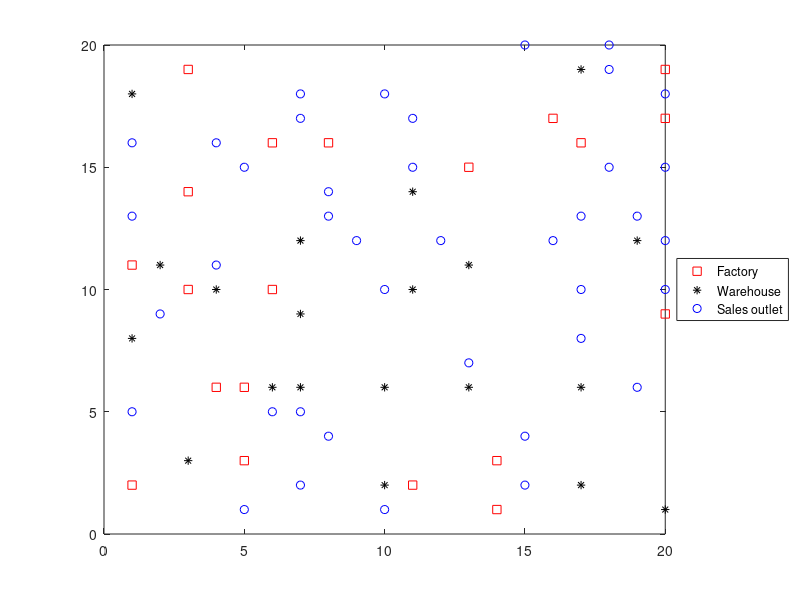

MATLAB code for this plot: (Note: this script raises an error after producing the figure.)
clear
clc

% generate the facility locations
rng(1); % for reproducibility
N=20;   
N2=N*N;
f=0.05; % density of factories
w=0.05; % density of warehouses
s=0.1;  % density of sales outlets
F=floor(f*N2); % number of factories
W=floor(w*N2); % number of warehouses
S=floor(s*N2); % number of sales outlets

xyloc=randperm(N2,F+W+S); %locations of the facilities
[xloc,yloc]=ind2sub([N N],xyloc);

h=figure;
plot(xloc(1:F),yloc(1:F),'rs',xloc(F+1:F+W),yloc(F+1:F+W),'k*',...
    xloc(F+W+1:F+W+S),yloc(F+W+1:F+W+S),'bo');
lgnd=legend('Factory','Warehouse','Sales outlet','Location','EastOutside');
lgnd.AutoUpdate='off';
xlim([0 N+1]);ylim([0 N+1])

% generate random capacities, costs and demands
P=20;
pcost=80*rand(F,P)+20;
pcap=1000*rand(F,P)+500;
wcap=P*400*rand(W,1)+P*400;
turn=2*rand(1,P)+1;
tcost=5*rand(1,P)+5;
d=300*rand(S,P)+200;

% generate the distance arrays
% allocate matrix for factory-warehouse distances
distfw=zeros(F,W); 
for ii=1:F
    for jj=1:W
        distfw(ii,jj)=abs(xloc(ii)-xloc(F+jj))+abs(yloc(ii)-yloc(F+jj));
    end
end
% allocate matrix for sales out-warehouse distances
distsw=zeros(S,W);
for ii=1:S
    for jj=1:W
        distsw(ii,jj)=abs(xloc(F+W+ii)-xloc(F+jj))+abs(yloc(F+W+ii)-yloc(F+jj));
    end
end

% decision variable
x=optimvar('x',P,F,W,'LowerBound',0);
y=optimvar('y',S,W,'Type','integer','LowerBound',0,'UpperBound',1);

% constraints
capconstr=sum(x,3)<=pcap';
demconstr=squeeze(sum(x,2))==d'*y;
warecap=sum(diag(1./turn)*(d'*y),1)<=wcap';
salesware=sum(y,2)==ones(S,1);

% create problem and objective function
factoryprob=optimproblem;
objfun1=sum(sum(sum(x,3).*(pcost'),2),1);

objfun2=0;
for p=1:P
    objfun2=objfun2+tcost(p)*sum(sum(squeeze(x(p,:,:)).*distfw));
end

r=sum(distsw.*y,2);
v=d*(tcost(:));
objfun3=sum(v.*r);

factoryprob.Objective=objfun1+objfun2+objfun3;
factoryprob.Constraints.capconstr=capconstr;
factoryprob.Constraints.demconstr=demconstr;
factoryprob.Constraints.warecap=warecap;
factoryprob.Constraints.salesware=salesware;

% solve the problem
opts=optimoptions('intlinprog','Display','off','PlotFcn',@optimplotmilp);
[sol,fval,exitflag,output]=solve(factoryprob,opts);

if isempty(sol)
    disp('The solver did not return a solution.')
    return
end

sol.y = round(sol.y);
outlets=sum(sol.y,1);

figure(h);
hold on
for ii = 1:S
    jj = find(sol.y(ii,:)); % Index of warehouse associated with ii
    xsales = xloc(F+W+ii); ysales = yloc(F+W+ii);
    xwarehouse = xloc(F+jj); ywarehouse = yloc(F+jj);
    if rand(1) < .5 % Draw y direction first half the time
        plot([xsales,xsales,xwarehouse],[ysales,ywarehouse,ywarehouse],'g--')
    else % Draw x direction first the rest of the time
        plot([xsales,xwarehouse,xwarehouse],[ysales,ysales,ywarehouse],'g--')
    end
end
hold off

title('Mapping of sales outlets to warehouses')

